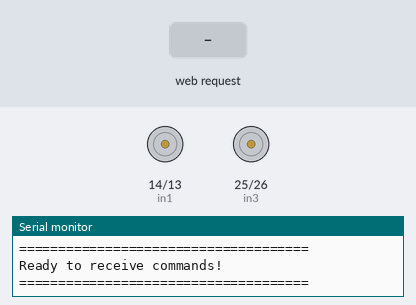
Bench run of a sketch on a simulated ESP32. Parts: motor-driver pin pairs drawn as motors (green arrow = first pin HIGH = forward, orange = second pin HIGH = backward, longer = more drive, scaled by the enable pin), the last lines printed to the serial monitor. The test bench sets the inputs (shaded band). WiFi joins after 1.5 s; servers stay silent unless stated.

Above: at 2.7 s.
2.8 s: HTTP request GET /forward received
At 3.4 s:
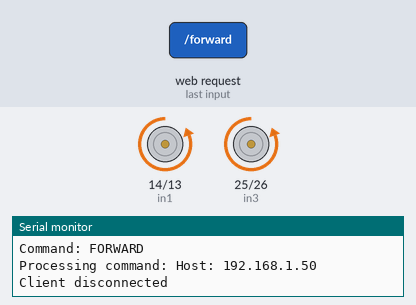
4.3 s: HTTP request GET /backward received
At 4.6 s:
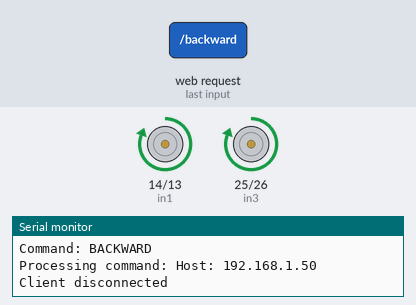
5.8 s: HTTP request GET /left received
At 6.9 s:
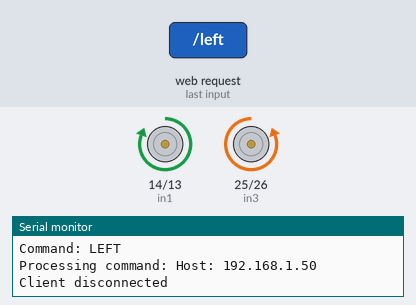
7.3 s: HTTP request GET /right received
At 8.0 s:
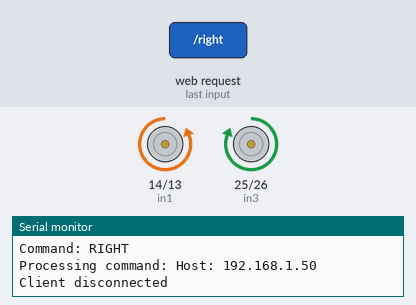
Timing chart, 0 to 9.8 s (numbered marks = the images above; inputs shaded):
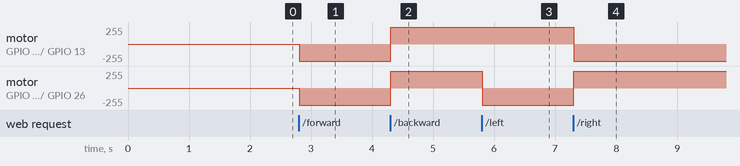

Measured:
- after the input at 2.8 s, motor on GPIO 14 (in1) / GPIO 13 (in2), motor on GPIO 25 (in3) / GPIO 26 (in4): stopped → backward 255/255 at once
- after the input at 4.3 s, motor on GPIO 14 (in1) / GPIO 13 (in2), motor on GPIO 25 (in3) / GPIO 26 (in4): backward 255/255 → forward 255/255 at once
- after the input at 5.8 s, motor on GPIO 25 (in3) / GPIO 26 (in4): forward 255/255 → backward 255/255 at once
- after the input at 7.3 s, motor on GPIO 14 (in1) / GPIO 13 (in2): forward 255/255 → backward 255/255 at once; motor on GPIO 25 (in3) / GPIO 26 (in4): backward 255/255 → forward 255/255 at once

The sketch:

CarCode_v3.ino
```cpp
#include <WiFi.h>

// Motor control pins (keep your original pin assignments)
const int enA = 32;
const int enB = 33;
const int in1 = 14;
const int in2 = 13;
const int in3 = 25;
const int in4 = 26;

// WiFi credentials for Tinkerers' Lab
const char* ssid = "Tinkerers' Lab";
const char* password = "tinker@tl";

// Robot identification
const char* robot_name = "RobotCar";

WiFiServer server(80);

// Connection status variables
bool wifiConnected = false;
unsigned long lastConnectionCheck = 0;
const unsigned long connectionCheckInterval = 30000; // Check every 30 seconds

void setup() {
  Serial.begin(115200);
  Serial.println("Starting ESP32 Robot Car...");

  // Configure motor control pins
  pinMode(enA, OUTPUT);
  pinMode(enB, OUTPUT);
  pinMode(in1, OUTPUT);
  pinMode(in2, OUTPUT);
  pinMode(in3, OUTPUT);
  pinMode(in4, OUTPUT);

  // Enable motors (full speed)
  digitalWrite(enA, HIGH);
  digitalWrite(enB, HIGH);

  // Initialize motors to stop
  stopMotors();

  // Connect to WiFi network
  connectToWiFi();

  // Start web server
  server.begin();
  Serial.println("HTTP server started");

  // Print connection information
  Serial.println("=====================================");
  Serial.println("ROBOT CAR NETWORK INFORMATION");
  Serial.println("=====================================");
  Serial.print("Robot Name: ");
  Serial.println(robot_name);
  Serial.print("IP Address: ");
  Serial.println(WiFi.localIP());
  Serial.print("MAC Address: ");
  Serial.println(WiFi.macAddress());
  Serial.print("Network: ");
  Serial.println(ssid);
  Serial.println("=====================================");
  Serial.println("Ready to receive commands!");
  Serial.println("=====================================");
}

void loop() {
  // Check WiFi connection periodically
  checkWiFiConnection();

  // Handle incoming client requests
  WiFiClient client = server.available();

  if (client) {
    Serial.println("New client connected");
    String currentLine = "";

    while (client.connected()) {
      if (client.available()) {
        char c = client.read();
        if (c == '\n') {
          if (currentLine.length() == 0) {
            // Send response
            sendResponse(client);
            break;
          } else {
            // Process command
            processCommand(currentLine);
            currentLine = "";
          }
        } else if (c != '\r') {
          currentLine += c;
        }
      }
    }

    // Close connection
    client.stop();
    Serial.println("Client disconnected");
  }
}

void connectToWiFi() {
  Serial.print("Connecting to WiFi network: ");
  Serial.println(ssid);

  WiFi.begin(ssid, password);

  int attempts = 0;
  while (WiFi.status() != WL_CONNECTED && attempts < 20) {
    delay(500);
    Serial.print(".");
    attempts++;
  }

  if (WiFi.status() == WL_CONNECTED) {
    wifiConnected = true;
    Serial.println();
    Serial.println("WiFi connected successfully!");
    Serial.print("IP address: ");
    Serial.println(WiFi.localIP());
    Serial.print("MAC address: ");
    Serial.println(WiFi.macAddress());
    Serial.print("Signal strength (RSSI): ");
    Serial.print(WiFi.RSSI());
    Serial.println(" dBm");
  } else {
    wifiConnected = false;
    Serial.println();
    Serial.println("Failed to connect to WiFi!");
    Serial.println("Please check your network credentials and try again.");
  }
}

void checkWiFiConnection() {
  unsigned long currentTime = millis();

  if (currentTime - lastConnectionCheck >= connectionCheckInterval) {
    lastConnectionCheck = currentTime;

    if (WiFi.status() != WL_CONNECTED) {
      Serial.println("WiFi connection lost. Attempting to reconnect...");
      wifiConnected = false;
      connectToWiFi();
    } else if (!wifiConnected) {
      wifiConnected = true;
      Serial.println("WiFi connection restored");
    }
  }
}

void sendResponse(WiFiClient &client) {
  // Send HTTP response header
  client.println("HTTP/1.1 200 OK");
  client.println("Content-type:text/html");
  client.println("Connection: close");
  client.println();

  // Simple response for headless operation
  client.println("<!DOCTYPE html><html><head><title>Robot Car Control</title></head>");
  client.println("<body><h1>Robot Car Control Panel</h1>");
  client.print("<p><strong>Robot Name:</strong> ");
  client.print(robot_name);
  client.println("</p>");
  client.print("<p><strong>IP Address:</strong> ");
  client.print(WiFi.localIP());
  client.println("</p>");
  client.print("<p><strong>MAC Address:</strong> ");
  client.print(WiFi.macAddress());
  client.println("</p>");
  client.print("<p><strong>Signal Strength:</strong> ");
  client.print(WiFi.RSSI());
  client.println(" dBm</p>");
  client.println("<p><strong>Status:</strong> Online and ready to receive commands</p>");
  client.println("</body></html>");
}

void processCommand(String line) {
  Serial.print("Processing command: ");
  Serial.println(line);

  if (line.indexOf("GET /forward") >= 0) {
    moveForward();
    Serial.println("Command: FORWARD");
  }
  else if (line.indexOf("GET /backward") >= 0) {
    moveBackward();
    Serial.println("Command: BACKWARD");
  }
  else if (line.indexOf("GET /left") >= 0) {
    turnLeft();
    Serial.println("Command: LEFT");
  }
  else if (line.indexOf("GET /right") >= 0) {
    turnRight();
    Serial.println("Command: RIGHT");
  }
  else if (line.indexOf("GET /stop") >= 0) {
    stopMotors();
    Serial.println("Command: STOP");
  }
}

// Motor control functions (unchanged from your original code)
void moveForward() {
  digitalWrite(in1, LOW);
  digitalWrite(in2, HIGH);
  digitalWrite(in3, LOW);
  digitalWrite(in4, HIGH);
}

void moveBackward() {
  digitalWrite(in1, HIGH);
  digitalWrite(in2, LOW);
  digitalWrite(in3, HIGH);
  digitalWrite(in4, LOW);
}

void turnLeft() {
  digitalWrite(in1, HIGH);  // Left motor forward
  digitalWrite(in2, LOW);
  digitalWrite(in3, LOW);   // Right motor backward
  digitalWrite(in4, HIGH);
}

void turnRight() {
  digitalWrite(in1, LOW);   // Left motor backward
  digitalWrite(in2, HIGH);
  digitalWrite(in3, HIGH);  // Right motor forward
  digitalWrite(in4, LOW);
}

void stopMotors() {
  digitalWrite(in1, LOW);
  digitalWrite(in2, LOW);
  digitalWrite(in3, LOW);
  digitalWrite(in4, LOW);
}
```
